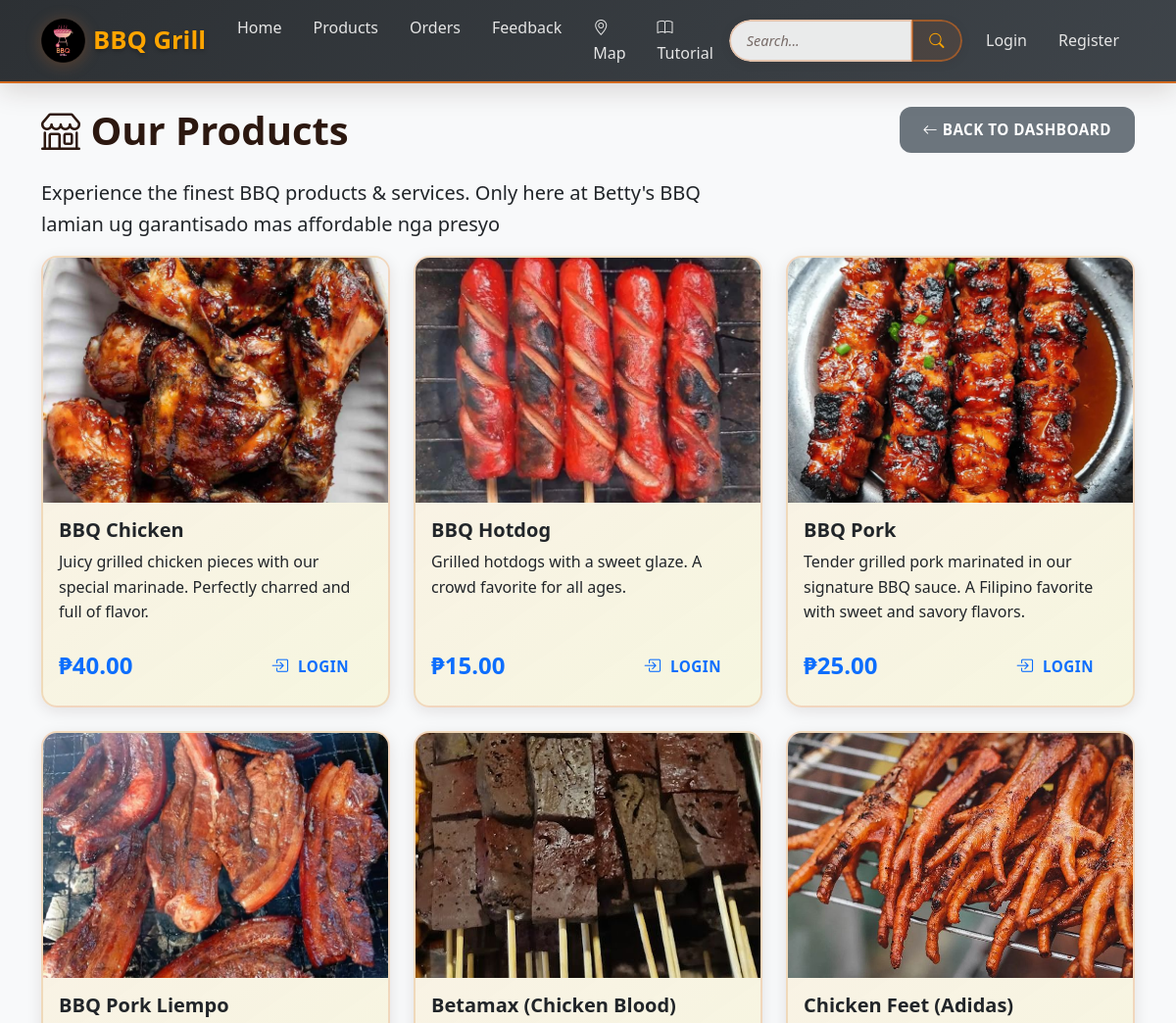
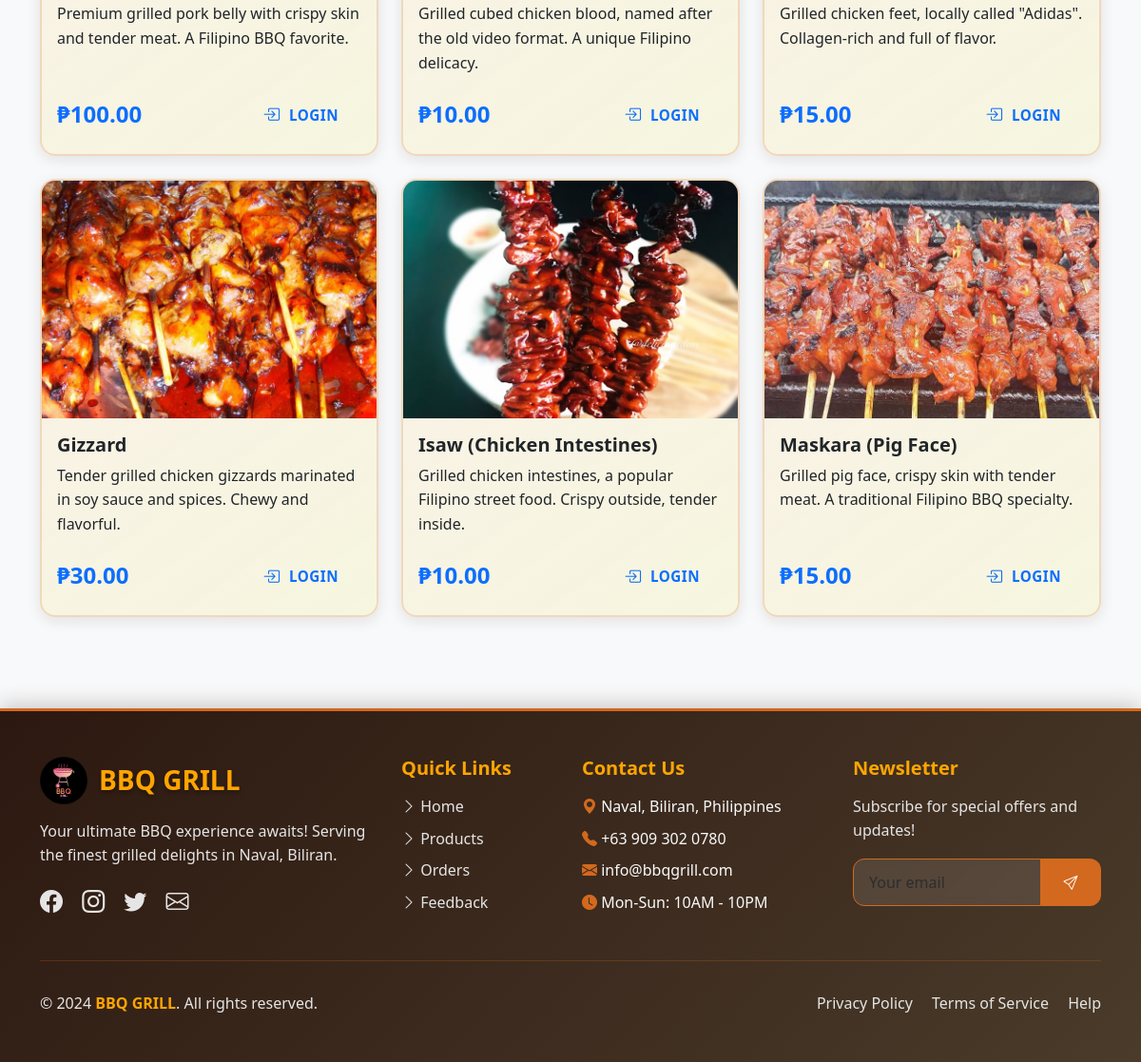
Screenshot of /products/ with the database file from the repository (2 pictures, top to bottom).
### core/models.py (models this page shows, shortened)
class Product(models.Model):
    name = models.CharField(max_length=120)
    description = models.TextField(blank=True)
    price = models.DecimalField(max_digits=8, decimal_places=2)
    image = models.ImageField(upload_to='products/', blank=True, null=True)
    stock_quantity = models.PositiveIntegerField(default=0, help_text="Available stock quantity")
    is_active = models.BooleanField(default=True)
    created_at = models.DateTimeField(auto_now_add=True)
    updated_at = models.DateTimeField(auto_now=True)
    class Meta:
        ordering = ['name']

### core/views.py (the view, shortened to what this page needs)
# urls.py: path("products/", views.product_list, name="product_list"),
def product_list(request: HttpRequest) -> HttpResponse:
    products = Product.objects.filter(is_active=True)
    form = ProductSearchForm(request.GET or None)
    navbar_search = request.GET.get('search', '').strip()
    if form.is_valid():
        search_query = form.cleaned_data.get('search')
        min_price = form.cleaned_data.get('min_price')
        max_price = form.cleaned_data.get('max_price')
        sort_by = form.cleaned_data.get('sort_by') or 'name'
        if search_query:
            exact_match = products.filter(
                Q(name__iexact=search_query) |
                Q(description__icontains=search_query)
            )
            if exact_match.exists():
                products = exact_match
            else:
                phrase_match = products.filter(
                    Q(name__icontains=search_query) |
                    Q(description__icontains=search_query)
                )
                if phrase_match.exists():
                    products = phrase_match
                else:
                    search_words = search_query.strip().split()
                    for word in search_words:
                        products = products.filter(
                            Q(name__icontains=word) |
                            Q(description__icontains=word)
                        )
            if request.user.is_authenticated:
                log_user_activity(request.user, 'view_page', f'Searched products: "{search_query}"', request)
        if min_price is not None:
            products = products.filter(price__gte=min_price)
        if max_price is not None:
            products = products.filter(price__lte=max_price)
        products = products.order_by(sort_by)
    else:
        products = products.order_by('name')
    context = {
        'products': products,
        'form': form,
        'total_results': products.count(),
        'search_performed': bool(request.GET),
    }
    return render(request, 'core/product_list.html', context)

### templates/core/product_list.html (shortened to what this page needs)
{% extends 'base.html' %}
{% block content %}
<div class="row">
    <div class="col-md-8">
        <h1><i class="bi bi-shop"></i> Our Products</h1>
        <p class="lead">Experience the finest BBQ products & services. Only here at Betty's BBQ lamian ug garantisado mas affordable nga presyo</p>
    </div>
    <div class="col-md-4 text-end">
        <a href="{% url 'dashboard' %}" class="btn btn-secondary">
            <i class="bi bi-arrow-left"></i> Back to Dashboard
        </a>
    </div>
</div>
<div class="row">
    {% if products %}
        {% for product in products %}
            <div class="col-md-4 mb-4">
                <div class="card h-100">
                    {% if product.image %}
                        <img src="{{ product.image.url }}" class="card-img-top" alt="{{ product.name }}" style="height: 250px; object-fit: cover; border-radius: 8px 8px 0 0;">
                    {% else %}
                        {% load static %}
                    {% endif %}
                    <div class="card-body d-flex flex-column">
                        <h5 class="card-title">{{ product.name }}</h5>
                        <p class="card-text flex-grow-1">{{ product.description }}</p>
                        <div class="mt-auto">
                            <div class="d-flex justify-content-between align-items-center">
                                <h4 class="text-primary mb-0">₱{{ product.price }}</h4>
                                {% if user.is_authenticated %}
                                    <a href="{% url 'add_to_cart' product.id %}" class="btn btn-primary btn-sm" style="white-space: nowrap;">
                                        <i class="bi bi-cart-plus" style="font-size: 1.1rem; margin-right: 0.3rem;"></i> Add to Cart
                                    </a>
                                {% else %}
                                    <a href="/accounts/login/" class="btn btn-outline-primary btn-sm" style="white-space: nowrap;">
                                        <i class="bi bi-box-arrow-in-right" style="font-size: 1.1rem; margin-right: 0.3rem;"></i> Login
                                    </a>
                                {% endif %}
                            </div>
                        </div>
                    </div>
                </div>
            </div>
        {% endfor %}
    {% endif %}
</div>
{% endblock %}

### static/css/style.css (style rules this page uses)
:root { --bbq-charcoal: #2C1810; --bbq-smoke: #4A3B2A; --bbq-ember: #D2691E; --bbq-copper: #CD853F; --bbq-flame: #FF6B35; --bbq-gold: #FFA500; --bbq-ash: #E5E5E5; --bbq-cream: #FFF8DC; --primary-color: #D2691E; --secondary-color: #6c757d; --success-color: #198754; --info-color: #0dcaf0; --warning-color: #ffc107; --danger-color: #dc3545; --light-color: #f8f9fa; --dark-color: #2C1810; --shadow-soft: 0 4px 15px rgba(44, 24, 16, 0.1); --shadow-medium: 0 8px 25px rgba(44, 24, 16, 0.15); --shadow-strong: 0 12px 35px rgba(44, 24, 16, 0.2); --glow-ember: 0 0 20px rgba(210, 105, 30, 0.4); --glow-flame: 0 0 25px rgba(255, 107, 53, 0.5); --glow-gold: 0 0 30px rgba(255, 165, 0, 0.6); }
body { font-family: 'Segoe UI', Tahoma, Geneva, Verdana, sans-serif; line-height: 1.6; background-color: #f8f9fa; }
.card { background: linear-gradient(145deg, rgba(250, 240, 230, 0.95) 0%, rgba(245, 245, 220, 0.9) 100%); border: 2px solid rgba(210, 105, 30, 0.2); border-radius: 16px; box-shadow: var(--shadow-soft); backdrop-filter: blur(15px); transition: all 0.4s cubic-bezier(0.4, 0, 0.2, 1); position: relative; overflow: hidden; }
.card::before { content: ''; position: absolute; top: 0; left: -100%; width: 100%; height: 100%; background: linear-gradient(90deg, transparent, rgba(210, 105, 30, 0.1), transparent); transition: left 0.6s ease; }
.btn { border-radius: 12px; font-weight: 600; font-size: 0.95rem; padding: 12px 24px; position: relative; overflow: hidden; transition: all 0.3s cubic-bezier(0.4, 0, 0.2, 1); text-transform: uppercase; letter-spacing: 0.5px; border: none; }
.btn::before { content: ''; position: absolute; top: 50%; left: 50%; width: 0; height: 0; background: rgba(255, 255, 255, 0.2); border-radius: 50%; transform: translate(-50%, -50%); transition: all 0.6s ease; }
html, body { height: 100%; }
.min-vh-100 { min-height: 100vh; }
.flex-grow-1 { flex-grow: 1; }
.card-img-top { transition: transform 0.3s ease; }
h1, h2, h3, h4, h5, h6 { color: var(--bbq-charcoal); font-weight: 700; margin-bottom: 1.5rem; }

### rows the page displays
Product: image (picture), name "BBQ Chicken", description "Juicy grilled chicken pieces with our special marinade. Perfectly charred and full of flavor.", price "40.00"
Product: image (picture), name "BBQ Hotdog", description "Grilled hotdogs with a sweet glaze. A crowd favorite for all ages.", price "15.00"
Product: image (picture), name "BBQ Pork", description "Tender grilled pork marinated in our signature BBQ sauce. A Filipino favorite with sweet and savory flavors.", price "25.00"
Product: image (picture), name "BBQ Pork Liempo", description "Premium grilled pork belly with crispy skin and tender meat. A Filipino BBQ favorite.", price "100.00"
Product: image (picture), name "Betamax (Chicken Blood)", description "Grilled cubed chicken blood, named after the old video format. A unique Filipino delicacy.", price "10.00"
Product: image (picture), name "Chicken Feet (Adidas)", description "Grilled chicken feet, locally called \"Adidas\". Collagen-rich and full of flavor.", price "15.00"
Product: image (picture), name "Gizzard", description "Tender grilled chicken gizzards marinated in soy sauce and spices. Chewy and flavorful.", price "30.00"
Product: image (picture), name "Isaw (Chicken Intestines)", description "Grilled chicken intestines, a popular Filipino street food. Crispy outside, tender inside.", price "10.00"
Product: image (picture), name "Maskara (Pig Face)", description "Grilled pig face, crispy skin with tender meat. A traditional Filipino BBQ specialty.", price "15.00"
